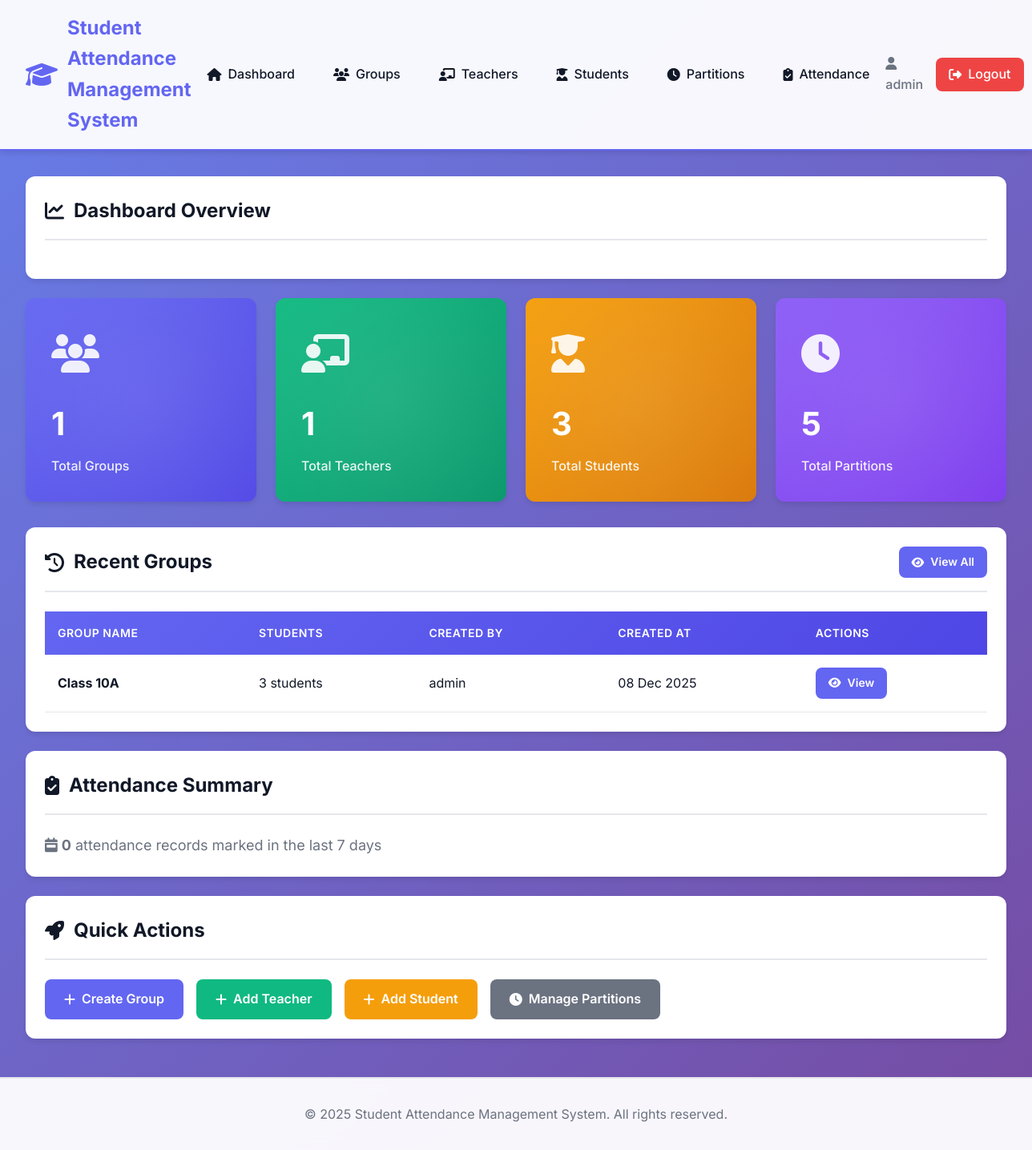
Page /admin/dashboard.php (signed in) on the committed database.
### tables this page shows
CREATE TABLE groups (
    id INT AUTO_INCREMENT PRIMARY KEY,
    name VARCHAR(100) NOT NULL,
    created_by INT NOT NULL,
    created_at TIMESTAMP DEFAULT CURRENT_TIMESTAMP,
    FOREIGN KEY (created_by) REFERENCES users(id) ON DELETE CASCADE,
    INDEX idx_created_by (created_by)
);

CREATE TABLE users (
    id INT AUTO_INCREMENT PRIMARY KEY,
    username VARCHAR(50) UNIQUE NOT NULL,
    password VARCHAR(255) NOT NULL,
    role ENUM('admin', 'teacher') NOT NULL,
    created_at TIMESTAMP DEFAULT CURRENT_TIMESTAMP,
    INDEX idx_username (username),
    INDEX idx_role (role)
);

### includes/functions.php (called while the page is built, shortened)
<?php
function formatDate($date) {
    return date('d M Y', strtotime($date));
}
?>

### admin/dashboard.php (the view, shortened to what this page needs)
<?php
require_once '../includes/header.php';
try {
    $stmt = $pdo->query("SELECT COUNT(*) FROM groups");
    $totalGroups = $stmt->fetchColumn();
    $stmt = $pdo->query("SELECT COUNT(*) FROM teachers");
    $totalTeachers = $stmt->fetchColumn();
    $stmt = $pdo->query("SELECT COUNT(*) FROM students");
    $totalStudents = $stmt->fetchColumn();
    $stmt = $pdo->query("SELECT COUNT(*) FROM partitions");
    $totalPartitions = $stmt->fetchColumn();
    $stmt = $pdo->query("
        SELECT COUNT(*) FROM attendance
        WHERE date >= DATE_SUB(CURDATE(), INTERVAL 7 DAY)
    ");
    $recentAttendance = $stmt->fetchColumn();
    $stmt = $pdo->query("
        SELECT g.*, u.username as created_by_name,
               (SELECT COUNT(*) FROM students WHERE group_id = g.id) as student_count
        FROM groups g
        JOIN users u ON g.created_by = u.id
        ORDER BY g.created_at DESC
        LIMIT 5
    ");
    $recentGroups = $stmt->fetchAll();
} catch (PDOException $e) {
    setFlashMessage('danger', 'Error loading dashboard data.');
    $totalGroups = $totalTeachers = $totalStudents = $totalPartitions = $recentAttendance = 0;
    $recentGroups = [];
}
?>
<div class="card">
    <div class="card-header">
        <h2><i class="fas fa-chart-line"></i> Dashboard Overview</h2>
    </div>
</div>
<div class="stats-grid">
    <div class="stat-card">
        <div class="stat-icon">
            <i class="fas fa-users"></i>
        </div>
        <div class="stat-value"><?php echo $totalGroups; ?></div>
        <div class="stat-label">Total Groups</div>
    </div>
    <div class="stat-card">
        <div class="stat-icon">
            <i class="fas fa-chalkboard-teacher"></i>
        </div>
        <div class="stat-value"><?php echo $totalTeachers; ?></div>
        <div class="stat-label">Total Teachers</div>
    </div>
    <div class="stat-card">
        <div class="stat-icon">
            <i class="fas fa-user-graduate"></i>
        </div>
        <div class="stat-value"><?php echo $totalStudents; ?></div>
        <div class="stat-label">Total Students</div>
    </div>
    <div class="stat-card">
        <div class="stat-icon">
            <i class="fas fa-clock"></i>
        </div>
        <div class="stat-value"><?php echo $totalPartitions; ?></div>
        <div class="stat-label">Total Partitions</div>
    </div>
</div>
<div class="card">
    <div class="card-header">
        <h2><i class="fas fa-history"></i> Recent Groups</h2>
        <a href="groups.php" class="btn btn-primary btn-sm">
            <i class="fas fa-eye"></i> View All
        </a>
    </div>
    <div class="card-body">
        <?php if (empty($recentGroups)): ?>
            <p class="text-center" style="color: var(--text-secondary); padding: 2rem;">
                <i class="fas fa-info-circle"></i> No groups created yet.
            </p>
        <?php else: ?>
            <div class="table-responsive">
                <table>
                    <thead>
                        <tr>
                            <th>Group Name</th>
                            <th>Students</th>
                            <th>Created By</th>
                            <th>Created At</th>
                            <th>Actions</th>
                        </tr>
                    </thead>
                    <tbody>
                        <?php foreach ($recentGroups as $group): ?>
                        <tr>
                            <td><strong><?php echo htmlspecialchars($group['name']); ?></strong></td>
                            <td><?php echo $group['student_count']; ?> students</td>
                            <td><?php echo htmlspecialchars($group['created_by_name']); ?></td>
                            <td><?php echo formatDate($group['created_at']); ?></td>
                            <td>
                                <a href="groups.php?view=<?php echo $group['id']; ?>" class="btn btn-sm btn-primary">
                                    <i class="fas fa-eye"></i> View
                                </a>
                            </td>
                        </tr>
                        <?php endforeach; ?>
                    </tbody>
                </table>
            </div>
        <?php endif; ?>
    </div>
</div>
<div class="card">
    <div class="card-header">
        <h2><i class="fas fa-clipboard-check"></i> Attendance Summary</h2>
    </div>
    <div class="card-body">
        <p style="font-size: 1.125rem; color: var(--text-secondary);">
            <i class="fas fa-calendar-week"></i>
            <strong><?php echo $recentAttendance; ?></strong> attendance records marked in the last 7 days
        </p>
    </div>
</div>
<div class="card">
    <div class="card-header">
        <h2><i class="fas fa-rocket"></i> Quick Actions</h2>
    </div>
    <div class="card-body">
        <div class="d-flex gap-2" style="flex-wrap: wrap;">
            <a href="groups.php?action=create" class="btn btn-primary">
                <i class="fas fa-plus"></i> Create Group
            </a>
            <a href="teachers.php?action=create" class="btn btn-success">
                <i class="fas fa-plus"></i> Add Teacher
            </a>
            <a href="students.php?action=create" class="btn btn-warning">
                <i class="fas fa-plus"></i> Add Student
            </a>
            <a href="partitions.php" class="btn btn-secondary">
                <i class="fas fa-clock"></i> Manage Partitions
            </a>
        </div>
    </div>
</div>
<?php require_once '../includes/footer.php'; ?>

### css/style.css (style rules this page uses)
:root { --primary-color: #6366f1; --primary-dark: #4f46e5; --primary-light: #818cf8; --secondary-color: #8b5cf6; --success-color: #10b981; --danger-color: #ef4444; --warning-color: #f59e0b; --info-color: #3b82f6; --dark-color: #1f2937; --light-color: #f9fafb; --border-color: #e5e7eb; --text-primary: #111827; --text-secondary: #6b7280; --shadow-sm: 0 1px 2px 0 rgba(0, 0, 0, 0.05); --shadow-md: 0 4px 6px -1px rgba(0, 0, 0, 0.1); --shadow-lg: 0 10px 15px -3px rgba(0, 0, 0, 0.1); --shadow-xl: 0 20px 25px -5px rgba(0, 0, 0, 0.1); --radius-sm: 0.375rem; --radius-md: 0.5rem; --radius-lg: 0.75rem; --transition: all 0.3s cubic-bezier(0.4, 0, 0.2, 1); }
* { margin: 0; padding: 0; box-sizing: border-box; }
body { font-family: 'Inter', -apple-system, BlinkMacSystemFont, 'Segoe UI', Roboto, sans-serif; background: linear-gradient(135deg, #667eea 0%, #764ba2 100%); min-height: 100vh; color: var(--text-primary); line-height: 1.6; }
.card { background: white; border-radius: var(--radius-lg); box-shadow: var(--shadow-md); padding: 1.5rem; margin-bottom: 1.5rem; transition: var(--transition); }
.card-header { display: flex; justify-content: space-between; align-items: center; margin-bottom: 1.5rem; padding-bottom: 1rem; border-bottom: 2px solid var(--border-color); }
.card-header h2 { font-size: 1.5rem; color: var(--text-primary); display: flex; align-items: center; gap: 0.75rem; }
.card-body { padding: 0; }
.stats-grid { display: grid; grid-template-columns: repeat(auto-fit, minmax(250px, 1fr)); gap: 1.5rem; margin-bottom: 2rem; }
.stat-card { background: linear-gradient(135deg, var(--primary-color), var(--primary-dark)); color: white; padding: 2rem; border-radius: var(--radius-lg); box-shadow: var(--shadow-md); transition: var(--transition); position: relative; overflow: hidden; }
.stat-card::before { content: ''; position: absolute; top: -50%; right: -50%; width: 200%; height: 200%; background: radial-gradient(circle, rgba(255,255,255,0.1) 0%, transparent 70%); animation: pulse 3s ease-in-out infinite; }
.stat-card:nth-child(2) { background: linear-gradient(135deg, var(--success-color), #059669); }
.stat-card:nth-child(3) { background: linear-gradient(135deg, var(--warning-color), #d97706); }
.stat-card:nth-child(4) { background: linear-gradient(135deg, var(--secondary-color), #7c3aed); }
.stat-icon { font-size: 3rem; opacity: 0.9; margin-bottom: 1rem; }
.stat-value { font-size: 2.5rem; font-weight: 700; margin-bottom: 0.5rem; }
.stat-label { font-size: 1rem; opacity: 0.9; font-weight: 500; }
.btn { padding: 0.75rem 1.5rem; border: none; border-radius: var(--radius-md); font-size: 1rem; font-weight: 600; cursor: pointer; transition: var(--transition); display: inline-flex; align-items: center; gap: 0.5rem; text-decoration: none; font-family: inherit; }
.btn-primary { background: var(--primary-color); color: white; }
.btn-success { background: var(--success-color); color: white; }
.btn-warning { background: var(--warning-color); color: white; }
.btn-secondary { background: var(--text-secondary); color: white; }
.btn-sm { padding: 0.5rem 1rem; font-size: 0.875rem; }
.table-responsive { overflow-x: auto; margin-top: 1rem; }
table { width: 100%; border-collapse: collapse; background: white; }
thead { background: linear-gradient(135deg, var(--primary-color), var(--primary-dark)); color: white; }
th { padding: 1rem; text-align: left; font-weight: 600; font-size: 0.875rem; text-transform: uppercase; letter-spacing: 0.5px; }
td { padding: 1rem; border-bottom: 1px solid var(--border-color); }
tbody tr { transition: var(--transition); }
.d-flex { display: flex; }
.gap-2 { gap: 1rem; }

### rows in the picture
groups: name "Class 10A", student_count "3", created_by.username "admin", created_at "08 Dec 2025"

### other values in the picture
APP_NAME "Student Attendance Management System"
$_SESSION['username'] "admin"
$totalGroups "1"
$totalTeachers "1"
$totalStudents "3"
$totalPartitions "5"
$recentAttendance "0"
